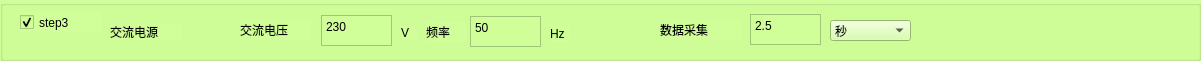
  <widget class="QGroupBox" name="groupBox_3">
   <property name="geometry">
    <rect>
     <x>0</x>
     <y>332</y>
     <width>1201</width>
     <height>61</height>
    </rect>
   </property>
   <property name="styleSheet">
    <string notr="true">background-color:rgb(208, 255, 153)</string>
   </property>
   <property name="title">
    <string/>
   </property>
   <widget class="QComboBox" name="comboBox_S3_TIME">
    <property name="geometry">
     <rect>
      <x>830</x>
      <y>20</y>
      <width>81</width>
      <height>21</height>
     </rect>
    </property>
    <item>
     <property name="text">
      <string>秒</string>
     </property>
    </item>
    <item>
     <property name="text">
      <string>毫秒</string>
     </property>
    </item>
    <item>
     <property name="text">
      <string>分钟</string>
     </property>
    </item>
   </widget>
   <widget class="QLabel" name="label_22">
    <property name="geometry">
     <rect>
      <x>240</x>
      <y>20</y>
      <width>71</width>
      <height>20</height>
     </rect>
    </property>
    <property name="text">
     <string>交流电压</string>
    </property>
   </widget>
   <widget class="QLabel" name="label_34">
    <property name="geometry">
     <rect>
      <x>550</x>
      <y>26</y>
      <width>20</width>
      <height>16</height>
     </rect>
    </property>
    <property name="text">
     <string>Hz</string>
    </property>
   </widget>
   <widget class="QLabel" name="label_37">
    <property name="geometry">
     <rect>
      <x>426</x>
      <y>22</y>
      <width>41</width>
      <height>20</height>
     </rect>
    </property>
    <property name="text">
     <string>频率</string>
    </property>
   </widget>
   <widget class="QTextEdit" name="textEdit_S3_AC_VOLT">
    <property name="geometry">
     <rect>
      <x>321</x>
      <y>15</y>
      <width>71</width>
      <height>31</height>
     </rect>
    </property>
    <property name="html">
     <string>&lt;!DOCTYPE HTML PUBLIC &quot;-//W3C//DTD HTML 4.0//EN&quot; &quot;http://www.w3.org/TR/REC-html40/strict.dtd&quot;&gt;
&lt;html&gt;&lt;head&gt;&lt;meta name=&quot;qrichtext&quot; content=&quot;1&quot; /&gt;&lt;style type=&quot;text/css&quot;&gt;
p, li { white-space: pre-wrap; }
&lt;/style&gt;&lt;/head&gt;&lt;body style=&quot; font-family:'SimSun'; font-size:9pt; font-weight:400; font-style:normal;&quot;&gt;
&lt;p style=&quot; margin-top:0px; margin-bottom:0px; margin-left:0px; margin-right:0px; -qt-block-indent:0; text-indent:0px;&quot;&gt;230&lt;/p&gt;&lt;/body&gt;&lt;/html&gt;</string>
    </property>
   </widget>
   <widget class="QLabel" name="label_20">
    <property name="geometry">
     <rect>
      <x>110</x>
      <y>24</y>
      <width>71</width>
      <height>16</height>
     </rect>
    </property>
    <property name="text">
     <string>交流电源</string>
    </property>
   </widget>
   <widget class="QTextEdit" name="textEdit_S3_TIME">
    <property name="geometry">
     <rect>
      <x>750</x>
      <y>14</y>
      <width>71</width>
      <height>31</height>
     </rect>
    </property>
    <property name="html">
     <string>&lt;!DOCTYPE HTML PUBLIC &quot;-//W3C//DTD HTML 4.0//EN&quot; &quot;http://www.w3.org/TR/REC-html40/strict.dtd&quot;&gt;
&lt;html&gt;&lt;head&gt;&lt;meta name=&quot;qrichtext&quot; content=&quot;1&quot; /&gt;&lt;style type=&quot;text/css&quot;&gt;
p, li { white-space: pre-wrap; }
&lt;/style&gt;&lt;/head&gt;&lt;body style=&quot; font-family:'SimSun'; font-size:9pt; font-weight:400; font-style:normal;&quot;&gt;
&lt;p style=&quot; margin-top:0px; margin-bottom:0px; margin-left:0px; margin-right:0px; -qt-block-indent:0; text-indent:0px;&quot;&gt;2.5&lt;/p&gt;&lt;/body&gt;&lt;/html&gt;</string>
    </property>
   </widget>
   <widget class="QCheckBox" name="checkBox_S3">
    <property name="geometry">
     <rect>
      <x>20</x>
      <y>12</y>
      <width>81</width>
      <height>21</height>
     </rect>
    </property>
    <property name="text">
     <string>step3</string>
    </property>
    <property name="checked">
     <bool>true</bool>
    </property>
   </widget>
   <widget class="QTextEdit" name="textEdit_S3_AC_FR">
    <property name="geometry">
     <rect>
      <x>470</x>
      <y>16</y>
      <width>71</width>
      <height>31</height>
     </rect>
    </property>
    <property name="html">
     <string>&lt;!DOCTYPE HTML PUBLIC &quot;-//W3C//DTD HTML 4.0//EN&quot; &quot;http://www.w3.org/TR/REC-html40/strict.dtd&quot;&gt;
&lt;html&gt;&lt;head&gt;&lt;meta name=&quot;qrichtext&quot; content=&quot;1&quot; /&gt;&lt;style type=&quot;text/css&quot;&gt;
p, li { white-space: pre-wrap; }
&lt;/style&gt;&lt;/head&gt;&lt;body style=&quot; font-family:'SimSun'; font-size:9pt; font-weight:400; font-style:normal;&quot;&gt;
&lt;p style=&quot; margin-top:0px; margin-bottom:0px; margin-left:0px; margin-right:0px; -qt-block-indent:0; text-indent:0px;&quot;&gt;50&lt;/p&gt;&lt;/body&gt;&lt;/html&gt;</string>
    </property>
   </widget>
   <widget class="QLabel" name="label_21">
    <property name="geometry">
     <rect>
      <x>401</x>
      <y>25</y>
      <width>16</width>
      <height>16</height>
     </rect>
    </property>
    <property name="text">
     <string>V</string>
    </property>
   </widget>
   <widget class="QLabel" name="label_23">
    <property name="geometry">
     <rect>
      <x>660</x>
      <y>20</y>
      <width>81</width>
      <height>20</height>
     </rect>
    </property>
    <property name="font">
     <font>
      <family>宋体</family>
      <pointsize>9</pointsize>
     </font>
    </property>
    <property name="text">
     <string>数据采集</string>
    </property>
   </widget>
  </widget>
